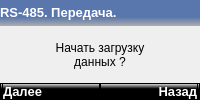
      <widget class="QWidget" name="RS485_PRD_page">
       <layout class="QVBoxLayout" name="verticalLayout_52">
        <property name="spacing">
         <number>0</number>
        </property>
        <property name="leftMargin">
         <number>0</number>
        </property>
        <property name="topMargin">
         <number>0</number>
        </property>
        <property name="rightMargin">
         <number>0</number>
        </property>
        <property name="bottomMargin">
         <number>0</number>
        </property>
        <item>
         <layout class="QVBoxLayout" name="verticalLayout_51">
          <property name="spacing">
           <number>0</number>
          </property>
          <item>
           <widget class="QWidget" name="horizontalWidget_13" native="true">
            <property name="styleSheet">
             <string notr="true">background: qlineargradient(spread:pad, x1:0, y1:0, x2:0, y2:1, stop:0.659091 rgba(89, 118, 173, 255), stop:1 rgba(173, 173, 173, 255));</string>
            </property>
            <layout class="QHBoxLayout" name="horizontalLayout_73">
             <property name="spacing">
              <number>0</number>
             </property>
             <property name="leftMargin">
              <number>0</number>
             </property>
             <property name="topMargin">
              <number>1</number>
             </property>
             <property name="rightMargin">
              <number>0</number>
             </property>
             <property name="bottomMargin">
              <number>1</number>
             </property>
             <item>
              <widget class="QLabel" name="label_97">
               <property name="sizePolicy">
                <sizepolicy hsizetype="Preferred" vsizetype="Fixed">
                 <horstretch>0</horstretch>
                 <verstretch>0</verstretch>
                </sizepolicy>
               </property>
               <property name="sizeIncrement">
                <size>
                 <width>0</width>
                 <height>0</height>
                </size>
               </property>
               <property name="baseSize">
                <size>
                 <width>0</width>
                 <height>0</height>
                </size>
               </property>
               <property name="font">
                <font>
                 <pointsize>10</pointsize>
                 <weight>75</weight>
                 <bold>true</bold>
                </font>
               </property>
               <property name="styleSheet">
                <string notr="true">color: rgb(255, 255, 255);
background: none;</string>
               </property>
               <property name="text">
                <string>RS-485. Передача.</string>
               </property>
               <property name="scaledContents">
                <bool>false</bool>
               </property>
               <property name="margin">
                <number>0</number>
               </property>
              </widget>
             </item>
             <item>
              <widget class="QLabel" name="bat_8">
               <property name="sizePolicy">
                <sizepolicy hsizetype="Fixed" vsizetype="Fixed">
                 <horstretch>0</horstretch>
                 <verstretch>0</verstretch>
                </sizepolicy>
               </property>
               <property name="minimumSize">
                <size>
                 <width>24</width>
                 <height>24</height>
                </size>
               </property>
               <property name="maximumSize">
                <size>
                 <width>24</width>
                 <height>24</height>
                </size>
               </property>
               <property name="layoutDirection">
                <enum>Qt::LeftToRight</enum>
               </property>
               <property name="styleSheet">
                <string notr="true">border-image: url(:/resources/battery64.png);
background: none;</string>
               </property>
               <property name="text">
                <string/>
               </property>
               <property name="alignment">
                <set>Qt::AlignRight|Qt::AlignTrailing|Qt::AlignVCenter</set>
               </property>
               <property name="margin">
                <number>0</number>
               </property>
              </widget>
             </item>
            </layout>
           </widget>
          </item>
          <item>
           <widget class="QWidget" name="widget_34" native="true">
            <property name="sizePolicy">
             <sizepolicy hsizetype="Expanding" vsizetype="Expanding">
              <horstretch>0</horstretch>
              <verstretch>0</verstretch>
             </sizepolicy>
            </property>
            <layout class="QVBoxLayout" name="verticalLayout_53">
             <property name="leftMargin">
              <number>0</number>
             </property>
             <property name="topMargin">
              <number>0</number>
             </property>
             <property name="rightMargin">
              <number>0</number>
             </property>
             <property name="bottomMargin">
              <number>0</number>
             </property>
             <item>
              <widget class="QLabel" name="label_98">
               <property name="text">
                <string>Начать загрузку
данных ?</string>
               </property>
               <property name="alignment">
                <set>Qt::AlignCenter</set>
               </property>
              </widget>
             </item>
            </layout>
           </widget>
          </item>
          <item>
           <widget class="QWidget" name="horizontalWidget_14" native="true">
            <property name="sizePolicy">
             <sizepolicy hsizetype="Preferred" vsizetype="Fixed">
              <horstretch>0</horstretch>
              <verstretch>0</verstretch>
             </sizepolicy>
            </property>
            <property name="styleSheet">
             <string notr="true">QWidget {
	background: qlineargradient(spread:pad, x1:0, y1:1, x2:0, y2:0, stop:0.659091 rgba(0, 0, 0, 255), stop:1 rgba(255, 255, 255, 255));
border: 1px solid black;
}
QLabel {
	color: rgb(255, 255, 255)
}
QPushButtonl {
	color: rgb(255, 255, 255)
}</string>
            </property>
            <layout class="QHBoxLayout" name="horizontalLayout_74">
             <property name="spacing">
              <number>0</number>
             </property>
             <property name="leftMargin">
              <number>2</number>
             </property>
             <property name="topMargin">
              <number>0</number>
             </property>
             <property name="rightMargin">
              <number>2</number>
             </property>
             <property name="bottomMargin">
              <number>0</number>
             </property>
             <item>
              <widget class="QPushButton" name="RS485_PRD_left">
               <property name="font">
                <font>
                 <pointsize>10</pointsize>
                 <weight>75</weight>
                 <bold>true</bold>
                </font>
               </property>
               <property name="layoutDirection">
                <enum>Qt::LeftToRight</enum>
               </property>
               <property name="autoFillBackground">
                <bool>false</bool>
               </property>
               <property name="styleSheet">
                <string notr="true">color: rgb(255, 255, 255);
text-align:left;</string>
               </property>
               <property name="text">
                <string>Далее</string>
               </property>
               <property name="autoDefault">
                <bool>false</bool>
               </property>
               <property name="default">
                <bool>false</bool>
               </property>
               <property name="flat">
                <bool>false</bool>
               </property>
              </widget>
             </item>
             <item>
              <widget class="QPushButton" name="RS485_PRD_right">
               <property name="font">
                <font>
                 <pointsize>10</pointsize>
                 <weight>75</weight>
                 <bold>true</bold>
                </font>
               </property>
               <property name="layoutDirection">
                <enum>Qt::LeftToRight</enum>
               </property>
               <property name="autoFillBackground">
                <bool>false</bool>
               </property>
               <property name="styleSheet">
                <string notr="true">color: rgb(255, 255, 255);
text-align:right;</string>
               </property>
               <property name="text">
                <string>Назад</string>
               </property>
               <property name="autoDefault">
                <bool>false</bool>
               </property>
               <property name="default">
                <bool>false</bool>
               </property>
               <property name="flat">
                <bool>false</bool>
               </property>
              </widget>
             </item>
            </layout>
           </widget>
          </item>
         </layout>
        </item>
       </layout>
      </widget>
